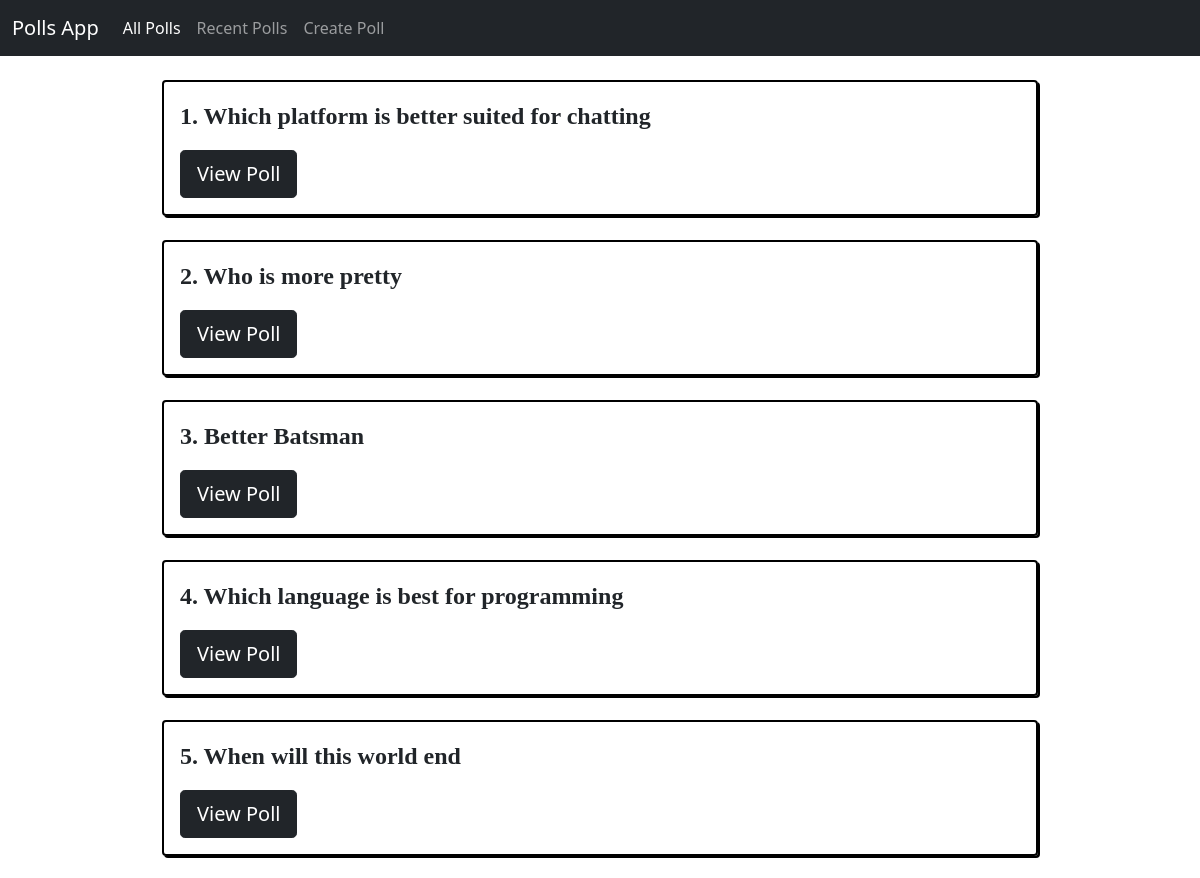
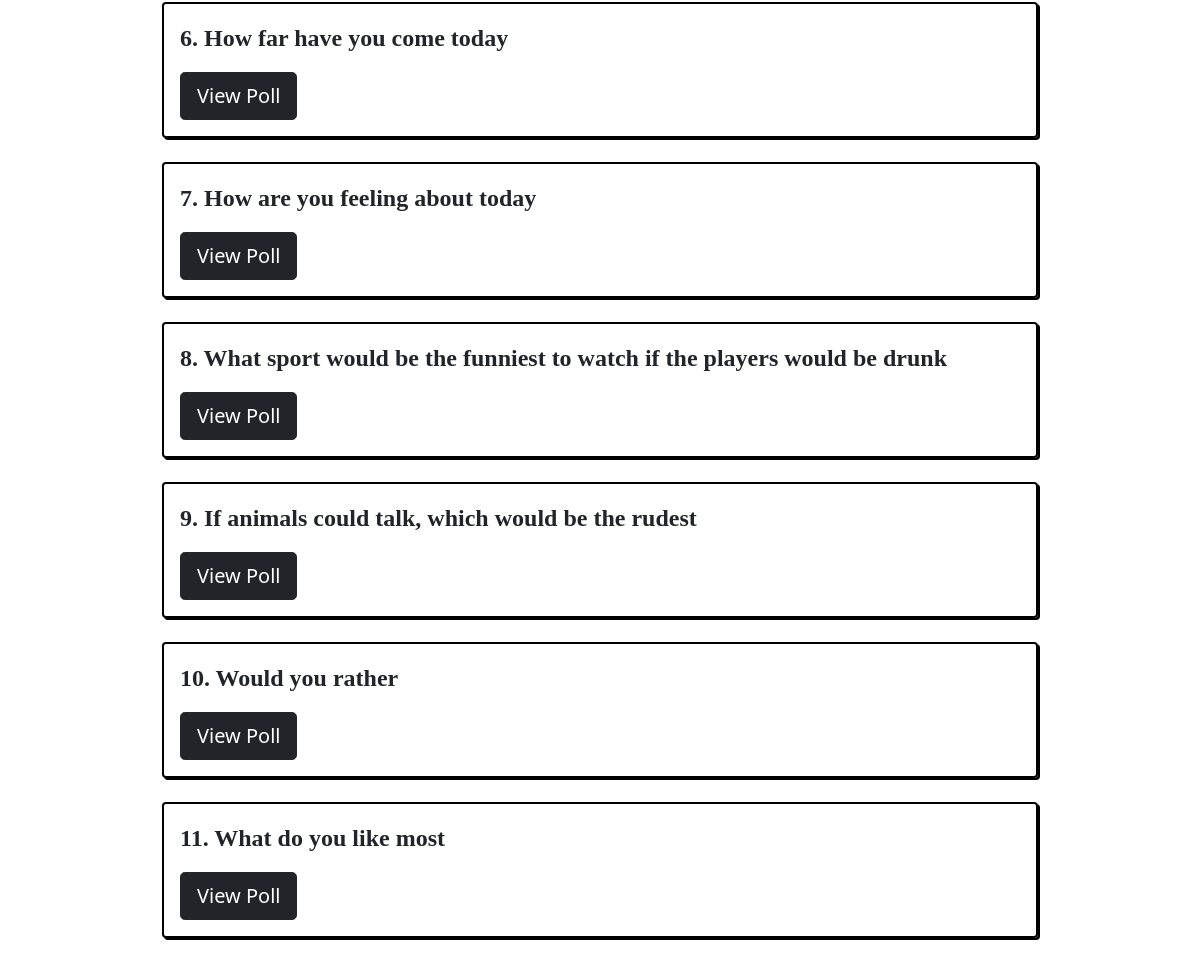
Screenshot of /polls/ with the database file from the repository (2 pictures, top to bottom).
### polls/models.py (models this page shows, shortened)
class Question(models.Model):
    question_text = models.CharField(max_length=1200)
    pub_date = models.DateTimeField('date published')

### polls/views.py (the view)
# urls.py: path('', views.index, name = 'index'),
def index(request):
    polls_list = Question.objects.all().order_by('pub_date')
    return render(request,'polls/index.html',{'polls_list':polls_list})

### polls/templates/polls/index.html (shortened to what this page needs)
<!doctype html>
<html lang="en">
<head>
    <link href="https://cdn.jsdelivr.net/npm/bootstrap@5.0.1/dist/css/bootstrap.min.css" rel="stylesheet"
>
</head>
<body>
    <nav class="navbar navbar-expand-lg navbar-dark bg-dark">
        <div class="container-fluid">
            <a class="navbar-brand" href="#">Polls App</a>
            <div class="collapse navbar-collapse" id="navbarSupportedContent">
                <ul class="navbar-nav me-auto mb-2 mb-lg-0">
                    <li class="nav-item">
                        <a class="nav-link active" aria-current="page" href="/polls">All Polls</a>
                    </li>
                    <li class="nav-item">
                        <a class="nav-link" href="/polls/recent">Recent Polls</a>
                    </li>
                    <li class="nav-item">
                        <a class="nav-link" href="/polls/create">Create Poll</a>
                    </li>
                </ul>
            </div>
        </div>
    </nav>
    <div class="container mt-4" style="width: 75%;">
        {%if polls_list%}
        {%for question in polls_list%}
        <div class="container-sm mb-4 question">
            <p class="questionText">{{forloop.counter}}. {{question.question_text}}</p>
            <a class="link" href="{%url 'polls:details' question.id%}"><button type="button" class="btn btn-dark btn-lg" style="margin-right: 10px;">View Poll</button></a>
        </div>
        {%endfor%}
        {%else%}
        <p style="align-self: center;">No polls available</p>
        {%endif%}
    </div>
</body>
</html>

### polls/templates/polls/index.html (style rules this page uses)
.questionText { font-family: 'Sen'; font-size: 24px; font-weight: 600; }
.link { color: white; text-decoration: none; }
.question { border: 2px solid black; padding: 1em; border-radius: 4px; box-shadow: 2px 2px black; }

### rows the page displays
Question: question_text "Which platform is better suited for chatting"
Question: question_text "Who is more pretty"
Question: question_text "Better Batsman"
Question: question_text "Which language is best for programming"
Question: question_text "When will this world end"
Question: question_text "‍How far have you come today"
Question: question_text "How are you feeling about today"
Question: question_text "What sport would be the funniest to watch if the players would be drunk"
Question: question_text "If animals could talk, which would be the rudest"
Question: question_text "Would you rather"
Question: question_text "What do you like most"
